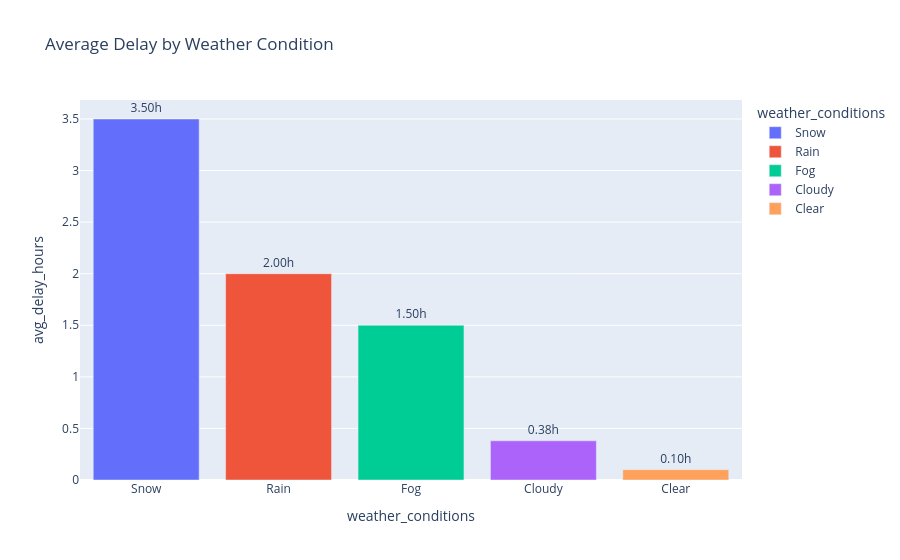

Notebook code for this chart:
### Markdown cell above
## 2. Delay Analysis

Analyze what factors correlate with delivery delays.

### Code cell
# Delay by weather conditions
weather_delay = df.groupby('weather_conditions').agg(
    avg_delay_hours=('delay_hours', 'mean'),
    total_deliveries=('delivery_id', 'count'),
    total_delay_hours=('delay_hours', 'sum'),
    avg_distance_km=('distance_km', 'mean')
).reset_index().round(2)

print("=== Delay by Weather ===")
print(weather_delay.to_string(index=False))

# Bar chart
fig = px.bar(weather_delay.sort_values('avg_delay_hours', ascending=False),
             x='weather_conditions', y='avg_delay_hours',
             color='weather_conditions',
             title='Average Delay by Weather Condition',
             text='avg_delay_hours')
fig.update_traces(texttemplate='%{text:.2f}h', textposition='outside')
fig.show()

### Figure 1 — Plotly figure (JSON) as saved in the notebook; plotly's stock layout.template omitted (floating-point values rounded to 4 significant figures)
{"data": [{"hovertemplate": "weather_conditions=%{x}<br>avg_delay_hours=%{text}<extra></extra>", "legendgroup": "Snow", "marker": {"color": "#636efa", "pattern": {"shape": ""}}, "name": "Snow", "orientation": "v", "showlegend": true, "text": [3.5], "textposition": "outside", "texttemplate": "%{text:.2f}h", "type": "bar", "x": ["Snow"], "xaxis": "x", "y": [3.5], "yaxis": "y"}, {"hovertemplate": "weather_conditions=%{x}<br>avg_delay_hours=%{text}<extra></extra>", "legendgroup": "Rain", "marker": {"color": "#EF553B", "pattern": {"shape": ""}}, "name": "Rain", "orientation": "v", "showlegend": true, "text": [2.0], "textposition": "outside", "texttemplate": "%{text:.2f}h", "type": "bar", "x": ["Rain"], "xaxis": "x", "y": [2.0], "yaxis": "y"}, {"hovertemplate": "weather_conditions=%{x}<br>avg_delay_hours=%{text}<extra></extra>", "legendgroup": "Fog", "marker": {"color": "#00cc96", "pattern": {"shape": ""}}, "name": "Fog", "orientation": "v", "showlegend": true, "text": [1.5], "textposition": "outside", "texttemplate": "%{text:.2f}h", "type": "bar", "x": ["Fog"], "xaxis": "x", "y": [1.5], "yaxis": "y"}, {"hovertemplate": "weather_conditions=%{x}<br>avg_delay_hours=%{text}<extra></extra>", "legendgroup": "Cloudy", "marker": {"color": "#ab63fa", "pattern": {"shape": ""}}, "name": "Cloudy", "orientation": "v", "showlegend": true, "text": [0.38], "textposition": "outside", "texttemplate": "%{text:.2f}h", "type": "bar", "x": ["Cloudy"], "xaxis": "x", "y": [0.38], "yaxis": "y"}, {"hovertemplate": "weather_conditions=%{x}<br>avg_delay_hours=%{text}<extra></extra>", "legendgroup": "Clear", "marker": {"color": "#FFA15A", "pattern": {"shape": ""}}, "name": "Clear", "orientation": "v", "showlegend": true, "text": [0.1], "textposition": "outside", "texttemplate": "%{text:.2f}h", "type": "bar", "x": ["Clear"], "xaxis": "x", "y": [0.1], "yaxis": "y"}], "layout": {"autosize": true, "barmode": "relative", "legend": {"title": {"text": "weather_conditions"}, "tracegroupgap": 0}, "title": {"text": "Average Delay by Weather Condition"}, "xaxis": {"anchor": "y", "autorange": true, "categoryarray": ["Snow", "Rain", "Fog", "Cloudy", "Clear"], "categoryorder": "array", "domain": [0, 1], "range": [-0.5, 4.5], "title": {"text": "weather_conditions"}, "type": "category"}, "yaxis": {"anchor": "x", "autorange": true, "domain": [0, 1], "range": [0, 4.134], "title": {"text": "avg_delay_hours"}, "type": "linear"}}}
